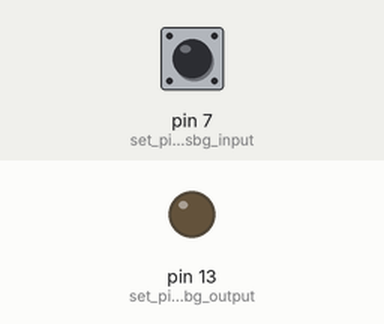
Simulated run of this sketch. Board: Arduino Uno, built with avr-gcc and run on an emulated ATmega328P. Shown: output pins drawn as LEDs (lit = HIGH). The test bench sets the inputs (shaded band); at power-on: pin 7 (set_pin_sbg_input) LOW.

Above: at 1.2 s.
1.3 s: pin 7 (set_pin_sbg_input) pulled HIGH for 0.15 s
At 1.37 s:
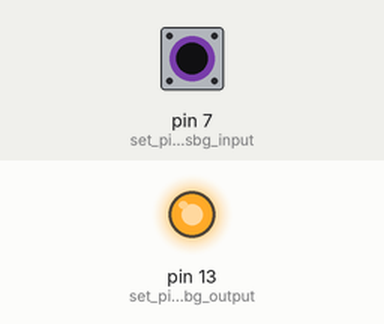
2.9 s: pin 7 (set_pin_sbg_input) pulled HIGH for 3.2 s
At 6.5 s:
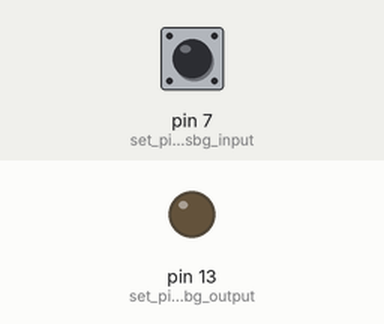
Timing chart, 0 to 8.0 s (numbered marks = the images above; inputs shaded):
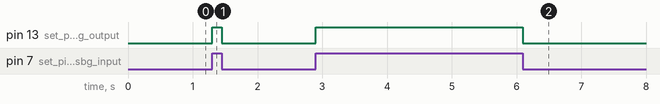

Measured:
- after the input at 1.3 s, pin 13 (set_pin_sbg_output): LOW → HIGH at once, → LOW 0.15 s later
- after the input at 2.9 s, pin 13 (set_pin_sbg_output): LOW → HIGH at once, → LOW 3.2 s later

The sketch:

2._BUTTON.ino
```cpp
void setup() {
  pinMode(7, INPUT);    //set pin sbg input
  pinMode(13, OUTPUT);  //set pin sbg output

}

void loop() {
  int button = digitalRead(7);  //baca pin 7
  if(button == 1){              //jika button ditekan
    digitalWrite(13, HIGH);
  }
  else{
    digitalWrite(13, LOW);
  }
}
```
